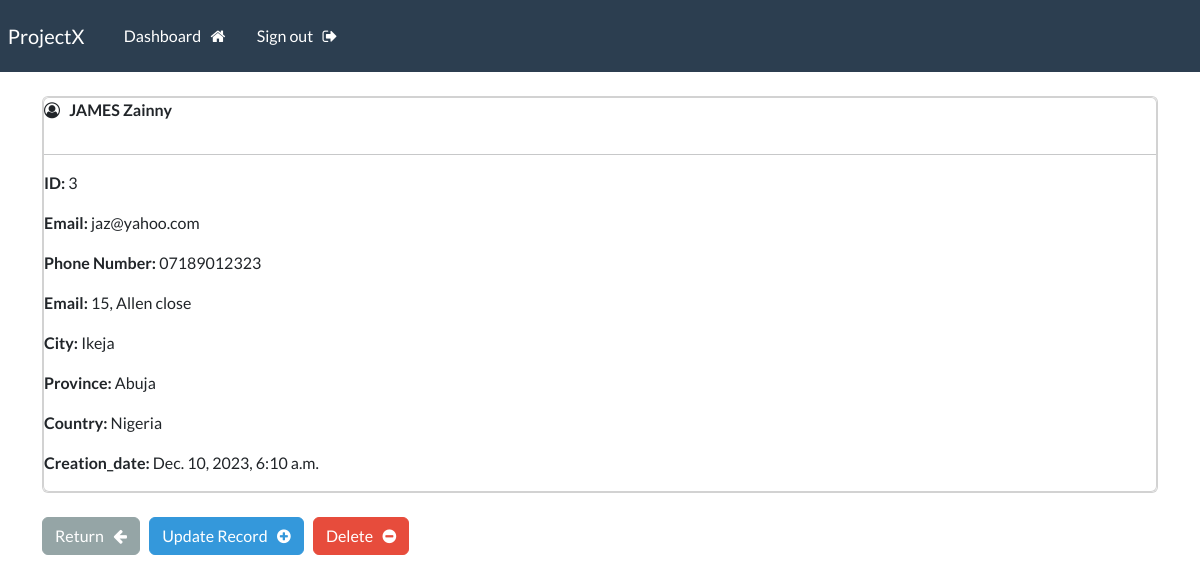
Screenshot of /record/3 (signed in) with the database file from the repository.
### board/models.py (models this page shows, shortened)
class Record(models.Model):
    creation_date = models.DateTimeField(auto_now_add=True)
    first_name = models.CharField(max_length=100)
    last_name = models.CharField(max_length=100)
    email = models.CharField(max_length=255)
    phone = models.CharField(max_length=20)
    address = models.CharField(max_length=300)
    city = models.CharField(max_length=100)
    province = models.CharField(max_length=200)
    country = models.CharField(max_length=125)

### board/views.py (the view)
# urls.py: path('record/<int:pk>', views.singular_record, name='record'),
@login_required(login_url='my_login')
def singular_record(request, pk):
    all_records = Record.objects.get(id=pk)
    context = {'record': all_records}
    return render(request, 'webapp/view-record.html', context=context)

### board/templates/webapp/view-record.html (shortened to what this page needs)
{% extends 'webapp/base.html' %}
{% block content %}
    <div class="card">
        <div class="card body">
            <p>
                <i class="fa fa-user-circle-o" aria-hidden="true"></i> &nbsp;
                <strong>
                {{record.last_name|upper}}
                {{record.first_name}}
                </strong>
            </p>
            <hr>
            <p> <strong> ID: </strong>{{record.id}}</p>
            <p> <strong> Email: </strong>{{record.email}}</p>
            <p> <strong> Phone Number: </strong>{{record.phone}}</p>
            <p> <strong> Email: </strong>{{record.address}}</p>
            <p> <strong> City: </strong>{{record.city}}</p>
            <p> <strong> Province: </strong>{{record.province}}</p>
            <p> <strong> Country: </strong>{{record.country}}</p>
            <p> <strong> Creation_date: </strong>{{record.creation_date}}</p>
        </div>
    </div>
    <br>
    <a href="{% url 'dashboard' %}" class="btn btn-secondary"> Return &nbsp; <i class="fa fa-arrow-left" aria-hidden="true"></i></a>
    <a href="{% url 'update_record' record.id %}" class="btn btn-info"> Update Record &nbsp; <i class="fa fa-plus-circle" aria-hidden="true"></i></a>
    <a href="{% url 'delete_record'  record.id%}" class="btn btn-danger"> Delete &nbsp; <i class="fa fa-minus-circle" aria-hidden="true"></i></a>
{% endblock %}

### rows the page displays
Record: last_name "JAMES", first_name "Zainny", id "3", email "jaz@yahoo.com", phone "07189012323", address "15, Allen close", city "Ikeja", province "Abuja", country "Nigeria", creation_date "Dec. 10, 2023, 6:10 a.m."
